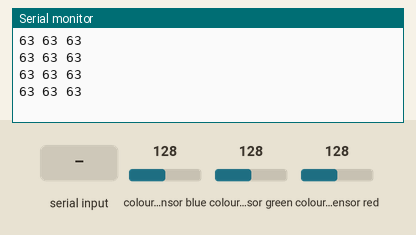
This sketch was run on a simulated Arduino Uno, built with avr-gcc and run on an emulated ATmega328P. Parts: the last lines printed to the serial monitor. Wiring (inferred from the names in the program): TCS3200 colour sensor: output pin 9; S2 pin 11; S3 pin 10; S0 pin 13; S1 pin 12. The inputs (shaded band) are chosen by the test bench; at power-on: colour sensor blue 128, colour sensor green 128, colour sensor red 128.

Above: at 1.2 s.
1.3 s: "c" received over Serial
At 2.7 s:
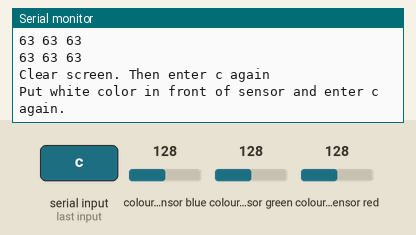
3.0 s: "c" received over Serial
At 3.21 s:
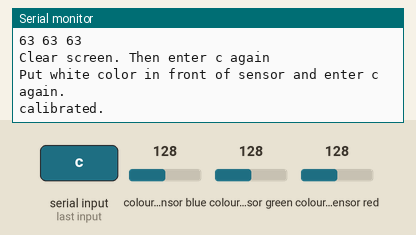

Measured:
- after the input at 1.3 s, the serial monitor: prints a new line after 0.21 s (image 1)
- after the input at 3.0 s, the serial monitor: prints a new line at once (image 2)

The sketch:

TCS230.ino
```cpp
/*
TCS230 color sensor
by Ali Bakhshi
Color Sensor      Arduino
-----------      --------
VCC               5V
GND               GND
s0                13
s1                12
s2                11
s3                10
OUT               9
OE                GND
*/
const int s0 = 13;
const int s1 = 12;
const int s2 = 11;
const int s3 = 10;
const int out = 9;
int red = 0;
int green = 0;
int blue = 0;
int cal_min = 5;
int cal_max_r = 50;
int cal_max_g = 50;
int cal_max_b = 50;
void calibrate() {
Serial.println("Clear screen. Then enter c again");
while (Serial.read() != 'c') {
;
color();
cal_max_r = red;
cal_max_g = green;
cal_max_b = blue;
Serial.println("Put white color in front of sensor and enter c again.");
while (Serial.read() != 'c') {
;
}
color();
cal_min = (red + green + blue) / 3;
Serial.println("calibrated.");
delay(300);
}

}
void color()
{
digitalWrite(s2, LOW);
digitalWrite(s3, LOW);
red = pulseIn(out, digitalRead(out) == HIGH ? LOW : HIGH);
digitalWrite(s3, HIGH);
blue = pulseIn(out, digitalRead(out) == HIGH ? LOW : HIGH);
digitalWrite(s2, HIGH);
green = pulseIn(out, digitalRead(out) == HIGH ? LOW : HIGH);
}
void setup()
{
Serial.begin(9600);
pinMode(s0, OUTPUT);
pinMode(s1, OUTPUT);
pinMode(s2, OUTPUT);
pinMode(s3, OUTPUT);
pinMode(out, INPUT);
digitalWrite(s0, HIGH);
digitalWrite(s1, HIGH);
}
void loop()
{
color();
if (Serial.read() == 'c') {
calibrate();
}
red = map(red, cal_min, cal_max_r, 255, 0);
green = map(green, cal_min, cal_max_g, 255, 0);
blue = map(blue, cal_min, cal_max_b, 255, 0);

String data= String(red)+" "+String(green)+" "+String(blue);
Serial.println(data);
delay(300);
}
```
